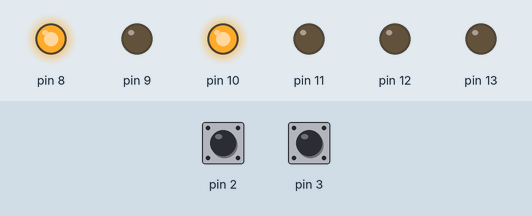
Bench run of a sketch on a simulated Arduino Uno, built with avr-gcc and run on an emulated ATmega328P. Parts: output pins drawn as LEDs (lit = HIGH). The test bench sets the inputs (shaded band); at power-on: pin 2 HIGH, pin 3 HIGH.

Above: at 1.2 s.
1.3 s: pin 2 pulled LOW for 0.15 s
At 2.1 s:
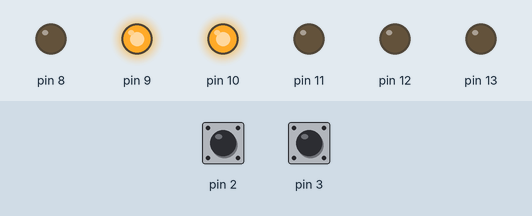
2.9 s: pin 2 pulled LOW for 1 s
At 3.4 s:
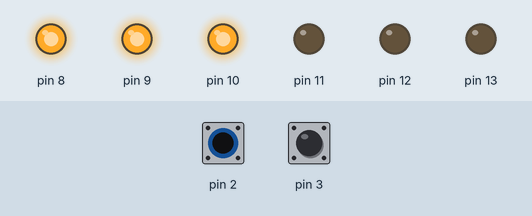
5.4 s: pin 2 pulled LOW for 0.15 s
At 6.5 s:
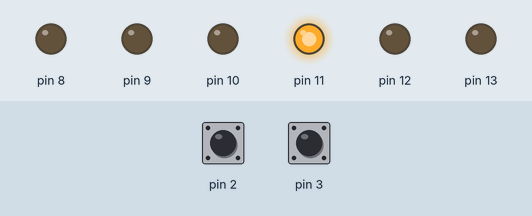
7.0 s: pin 2 pulled LOW for 3.2 s
At 7.7 s:
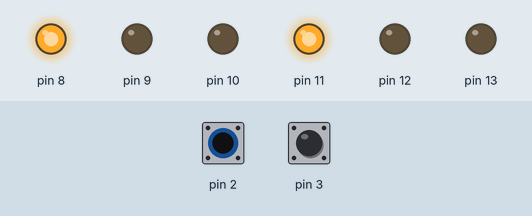
11.7 s: pin 2 pulled LOW for 0.15 s
At 12.6 s:
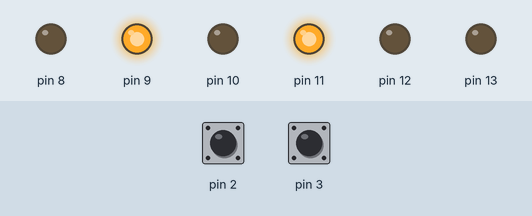
13.3 s: pin 2 pulled LOW for 1 s
At 13.8 s:
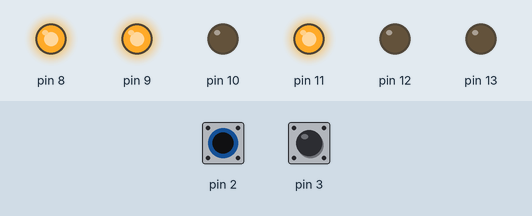
Timing chart, 0 to 16.3 s (numbered marks = the images above; inputs shaded):
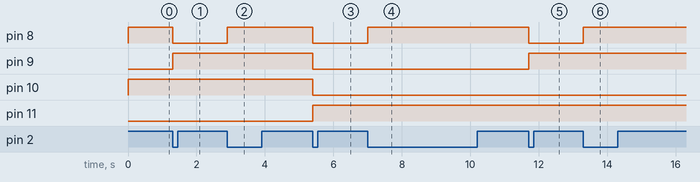

The sketch:

var1.ino
```cpp
#include<stdint.h>

#define PORTB_OUT 0x3F
#define PORTB_CLEAR ~PORTB_OUT
#define PLUS_BTN_MASK 0x01
#define MINUS_BTN_MASK 0x02
#define READ_BTNS_MASK 0x03

static uint8_t start_num = 5;
static uint8_t last_btns_state = 0x3;

void setup() {
  PORTB = (PORTB & PORTB_CLEAR) | (start_num & PORTB_OUT);
  DDRB |= PORTB_OUT;
  DDRD &= ~((1 << PD2) | (1 << PD3));
  PORTD |= ((1 << PD2) | (1 << PD3));
}

void loop(){
  uint8_t current_btns_state = (PIND >> 2) & READ_BTNS_MASK;

  if((last_btns_state & PLUS_BTN_MASK) && !(current_btns_state & PLUS_BTN_MASK)){
    if(start_num < 63){
      start_num++;
    }
  }

  if((last_btns_state & MINUS_BTN_MASK) && !(current_btns_state & MINUS_BTN_MASK)){
    if(start_num > 0){
      start_num--;
    }
  }

  last_btns_state = current_btns_state;

  PORTB = (PORTB & PORTB_CLEAR) | (start_num & PORTB_OUT);

  delay(20);
}
```

Measured:
- after the input at 1.3 s, pin 8: HIGH → LOW at once; pin 9: LOW → HIGH at once
- after the input at 2.9 s, pin 8: LOW → HIGH at once
- after the input at 5.4 s, pin 8–10: HIGH → LOW at once; pin 11: LOW → HIGH at once
- after the input at 7.0 s, pin 8: LOW → HIGH at once
- after the input at 11.7 s, pin 8: HIGH → LOW at once; pin 9: LOW → HIGH at once
- after the input at 13.3 s, pin 8: LOW → HIGH at once
